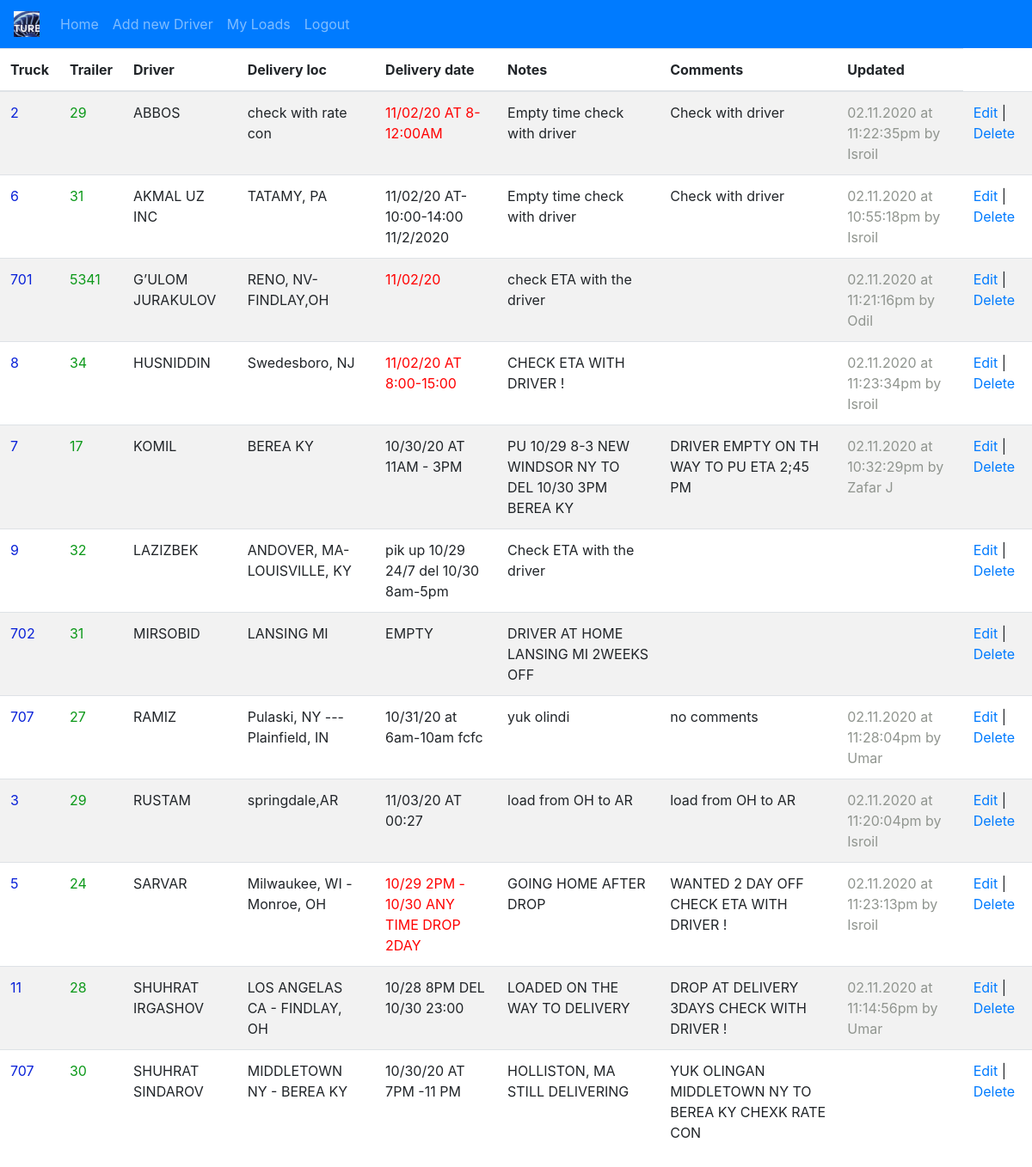
/view.php (signed in), run on the app's committed database.
### tables this page shows
CREATE TABLE `drivers` (
  `id` int(11) NOT NULL,
  `truck` int(10) DEFAULT NULL,
  `trailer` int(10) DEFAULT NULL,
  `driver_name` varchar(50) DEFAULT NULL,
  `delivery_location` varchar(50) NOT NULL,
  `delivery_date` varchar(50) NOT NULL,
  `notes` varchar(200) NOT NULL,
  `login_id` int(11) DEFAULT NULL,
  `today_red` varchar(5) NOT NULL,
  `comments` varchar(200) NOT NULL,
  `updated` varchar(50) NOT NULL
);

### view.php (the view, shortened to what this page needs)
<?php
include_once("connection.php");
$result = mysqli_query($mysqli, "SELECT * FROM drivers  ORDER  BY driver_name ASC");
?>
<!doctype html>
<html lang="en">
  <head>
    <link rel="stylesheet" href="https://cdn.jsdelivr.net/npm/bootstrap@4.5.3/dist/css/bootstrap.min.css">
  </head>
  <body>
      <nav class="navbar navbar-expand-lg navbar-dark bg-primary">
  <a class="navbar-brand" href="#">
  <img src="images/logo.jpg" width="30" height="30" class="d-inline-block align-top" alt="" loading="lazy">
  </a>
  <div class="collapse navbar-collapse" id="navbarNavAltMarkup">
    <div class="navbar-nav">
      <a class="nav-link" href="index.php">Home</a>
      <a class="nav-link" href="add.html">Add new Driver</a>
      <a class="nav-link" href="dispatchers/view.php">My Loads</a>
      <a class="nav-link" href="logout.php">Logout</a>
    </div>
  </div>
</nav>
<table class="table table-striped">
  <thead>
    <tr>
      <th scope="col">Truck</th>
      <th scope="col">Trailer</th>
      <th scope="col">Driver</th>
      <th scope="col">Delivery loc</th>
      <th scope="col">Delivery date</th>
      <th scope="col">Notes</th>
      <th scope="col">Comments</th>
      <th scope="col">Updated</th>
    </tr>
    </thead>
  <tbody>
    <?php
		while($res = mysqli_fetch_array($result)) {
  $style='';
  if ($res['today_red'] === '1') {
  $style = 'style="color:red;"';
}
      echo "<tr>";
      echo "<td style=\"color:#0a22d8;\">".$res['truck']."</td>";
			echo "<td style=\"color:#0d991a;\">".$res['trailer']."</td>";
      echo "<td>".$res['driver_name']."</td>";
      echo "<td>".$res['delivery_location']."</td>";
      echo "<td ".$style." >".$res['delivery_date']."</td>";
      echo "<td>".$res['notes']."</td>";
      echo "<td>".$res['comments']."</td>";
			echo "<td style=\"color:#90958f;\">".$res['updated']. "</td>";	echo "<td><a href=\"edit.php?id=$res[id]\">Edit</a> | <a href=\"delete.php?id=$res[id]\" onClick=\"return confirm('Are you sure you want to delete?')\">Delete</a></td>";
		}
		?>
    </tbody>
</table>
  </body>
</html>

### data on the page
drivers: truck "2", trailer "29", driver_name "ABBOS", delivery_location "check with rate con", delivery_date "11/02/20 AT 8-12:00AM", notes "Empty time check with driver", comments "Check with driver", updated "02.11.2020 at 11:22:35pm by Isroil"
drivers: truck "6", trailer "31", driver_name "AKMAL UZ INC", delivery_location "TATAMY, PA", delivery_date "11/02/20 AT-10:00-14:00 11/2/2020", notes "Empty time check with driver", comments "Check with driver", updated "02.11.2020 at 10:55:18pm by Isroil"
drivers: truck "701", trailer "5341", driver_name "G’ULOM JURAKULOV", delivery_location "RENO, NV-FINDLAY,OH", delivery_date "11/02/20", notes "check ETA with the driver", updated "02.11.2020 at 11:21:16pm by Odil"
drivers: truck "8", trailer "34", driver_name "HUSNIDDIN", delivery_location "Swedesboro, NJ", delivery_date "11/02/20 AT 8:00-15:00", notes "CHECK ETA WITH DRIVER !", updated "02.11.2020 at 11:23:34pm by Isroil"
drivers: truck "7", trailer "17", driver_name "KOMIL", delivery_location "BEREA KY", delivery_date "10/30/20 AT 11AM - 3PM", notes "PU 10/29 8-3 NEW WINDSOR NY TO DEL 10/30 3PM BEREA KY", comments "DRIVER EMPTY ON TH WAY TO PU ETA 2;45 PM", updated "02.11.2020 at 10:32:29pm by Zafar J"
drivers: truck "9", trailer "32", driver_name "LAZIZBEK", delivery_location "ANDOVER, MA- LOUISVILLE, KY", delivery_date "pik up 10/29 24/7 del 10/30 8am-5pm", notes "Check ETA with the driver"
drivers: truck "702", trailer "31", driver_name "MIRSOBID", delivery_location "LANSING MI", delivery_date "EMPTY", notes "DRIVER AT HOME LANSING MI 2WEEKS OFF"
drivers: truck "707", trailer "27", driver_name "RAMIZ", delivery_location "Pulaski, NY --- Plainfield, IN", delivery_date "10/31/20 at 6am-10am fcfc", notes "yuk olindi", comments "no comments", updated "02.11.2020 at 11:28:04pm by Umar"
drivers: truck "3", trailer "29", driver_name "RUSTAM", delivery_location "springdale,AR", delivery_date "11/03/20 AT 00:27", notes "load from OH to AR", comments "load from OH to AR", updated "02.11.2020 at 11:20:04pm by Isroil"
drivers: truck "5", trailer "24", driver_name "SARVAR", delivery_location "Milwaukee, WI - Monroe, OH", delivery_date "10/29 2PM - 10/30 ANY TIME DROP 2DAY", notes "GOING HOME AFTER DROP", comments "WANTED 2 DAY OFF CHECK ETA WITH DRIVER !", updated "02.11.2020 at 11:23:13pm by Isroil"
drivers: truck "11", trailer "28", driver_name "SHUHRAT IRGASHOV", delivery_location "LOS ANGELAS CA - FINDLAY, OH", delivery_date "10/28 8PM DEL 10/30 23:00", notes "LOADED ON THE WAY TO DELIVERY", comments "DROP AT DELIVERY 3DAYS CHECK WITH DRIVER !", updated "02.11.2020 at 11:14:56pm by Umar"
drivers: truck "707", trailer "30", driver_name "SHUHRAT SINDAROV", delivery_location "MIDDLETOWN NY - BEREA KY", delivery_date "10/30/20 AT 7PM -11 PM", notes "HOLLISTON, MA STILL DELIVERING", comments "YUK OLINGAN MIDDLETOWN NY TO BEREA KY CHEXK RATE CON"
